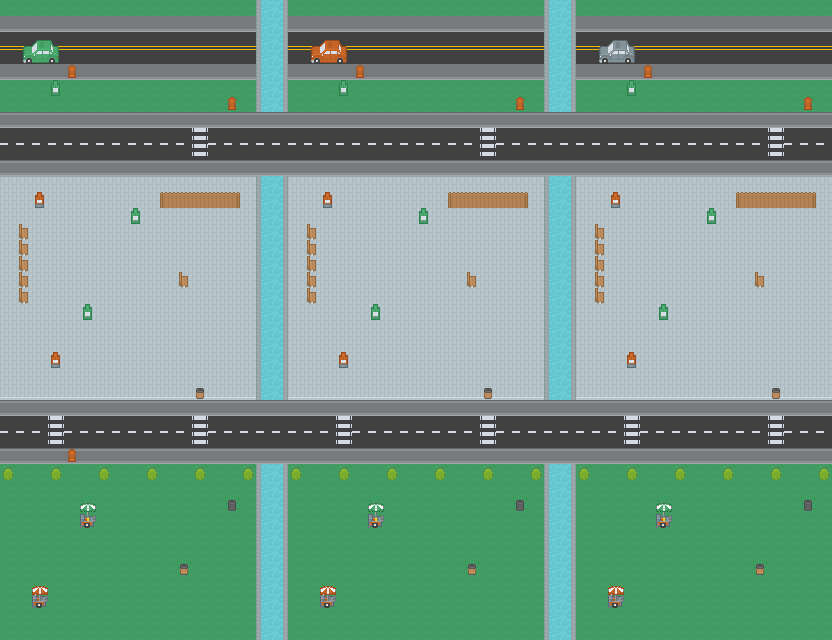

A level layout from a 2D game, rendered from its tile map. Below: a short description, then the map file with tile-grid data replaced by summaries:
An orthogonal 52x40 tile map with 16x16 px tiles, 3 tile layers (terrain, objects, cut).

<map version="1.0" orientation="orthogonal" renderorder="right-down" width="52" height="40" tilewidth="16" tileheight="16" nextobjectid="51">
 <tileset firstgid="1" name="roguelikeCity" tilewidth="16" tileheight="16" spacing="1" tilecount="1036" columns="37">
  <image source="tileset.png" width="628" height="475" />
  <terraintypes>
   <terrain name="Grass" tile="963" />
   <terrain name="Pavement" tile="14" />
   <terrain name="Water" tile="212" />
  </terraintypes>
  <tile id="8" terrain=",,,1" />
  <tile id="9" terrain=",,1," />
  <tile id="12" terrain="1,1,1," />
  <tile id="13" terrain="1,1,,1" />
  <tile id="45" terrain=",1,," />
  <tile id="46" terrain="1,,," />
  <tile id="49" terrain="1,,1,1" />
  <tile id="50" terrain=",1,1,1" />
  <tile id="174" terrain=",,,2" />
  <tile id="175" terrain=",,2,2" />
  <tile id="176" terrain=",,2," />
  <tile id="177" terrain="2,2,2," />
  <tile id="178" terrain="2,2,,2" />
  <tile id="211" terrain=",2,,2" />
  <tile id="213" terrain="2,,2," />
  <tile id="214" terrain="2,,2,2" />
  <tile id="215" terrain=",2,2,2" />
  <tile id="248" terrain=",2,," />
  <tile id="249" terrain="2,2,," />
  <tile id="250" terrain="2,,," />
  <tile id="925" terrain=",,,0" />
  <tile id="926" terrain=",,0,0" />
  <tile id="927" terrain=",,0," />
  <tile id="928" terrain="0,0,0," />
  <tile id="929" terrain="0,0,,0" />
  <tile id="962" terrain=",0,,0" />
  <tile id="963" terrain="0,0,0,0" />
  <tile id="964" terrain="0,,0," />
  <tile id="965" terrain="0,,0,0" />
  <tile id="966" terrain=",0,0,0" />
  <tile id="999" terrain=",0,," />
  <tile id="1000" terrain="0,0,," />
  <tile id="1001" terrain="0,,," />
 </tileset>
 <layer name="terrain" width="52" height="40">
  <data>[2080 cells, 2080 non-empty, 13 distinct tile ids]</data>
 </layer>
 <layer name="objects" width="52" height="40">
  <data>[2080 cells, 112 non-empty, 32 distinct tile ids]</data>
 </layer>
 <objectgroup name="buildings" />
 <objectgroup name="models" />
 <layer name="cut" width="52" height="40">
  <data>[2080 cells, 32 non-empty, 3 distinct tile ids]</data>
 </layer>
</map>
